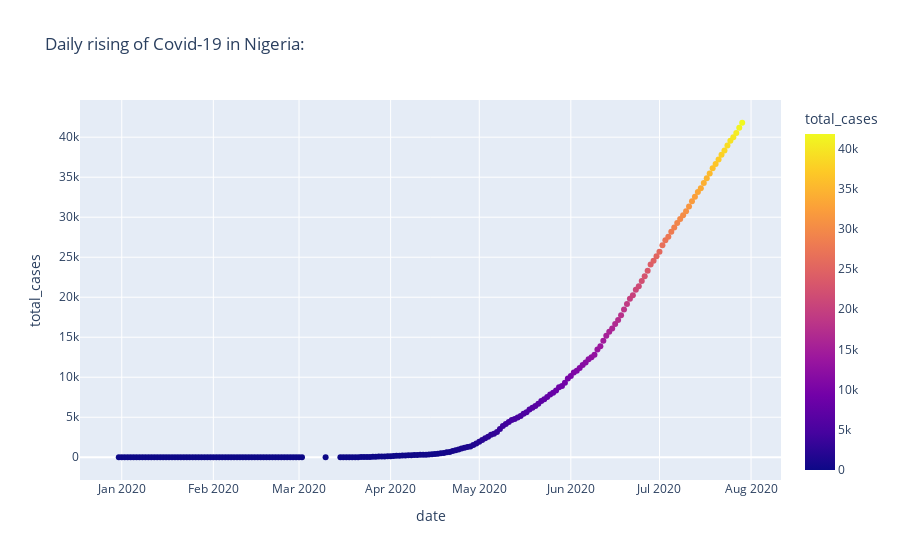

Notebook cell for this chart:
### Code cell
fig = px.scatter(daily_nig,x="date",y="total_cases",color="total_cases",title="Daily rising of Covid-19 in Nigeria:")
fig.show()

### Figure 1 — Plotly figure (JSON) as saved in the notebook; plotly's stock layout.template omitted (floating-point values rounded to 4 significant figures; data arrays with more than 128 entries replaced by an {"elided": "..."} marker saying what was removed)
{"data": [{"hovertemplate": "date=%{x}<br>total_cases=%{marker.color}<extra></extra>", "legendgroup": "", "marker": {"color": {"elided": "201 int values"}, "coloraxis": "coloraxis", "symbol": "circle"}, "mode": "markers", "name": "", "orientation": "v", "showlegend": false, "type": "scatter", "x": {"elided": "201 str values"}, "xaxis": "x", "y": {"elided": "201 int values"}, "yaxis": "y"}], "layout": {"coloraxis": {"colorbar": {"title": {"text": "total_cases"}}, "colorscale": [[0, "#0d0887"], [0.1111, "#46039f"], [0.2222, "#7201a8"], [0.3333, "#9c179e"], [0.4444, "#bd3786"], [0.5556, "#d8576b"], [0.6667, "#ed7953"], [0.7778, "#fb9f3a"], [0.8889, "#fdca26"], [1, "#f0f921"]]}, "legend": {"tracegroupgap": 0}, "title": {"text": "Daily rising of Covid-19 in Nigeria:"}, "xaxis": {"anchor": "y", "domain": [0, 1], "title": {"text": "date"}}, "yaxis": {"anchor": "x", "domain": [0, 1], "title": {"text": "total_cases"}}}}
